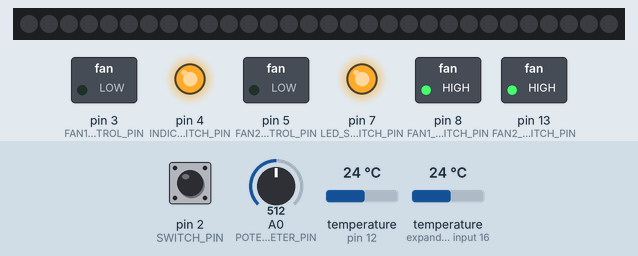
Simulated run of this sketch. Board: Arduino Uno, built with avr-gcc and run on an emulated ATmega328P. On the bench: 30 RGB LEDs in strip order, left to right, switched loads named in the sketch (green lamp = pin HIGH), output pins drawn as LEDs (lit = HIGH). The inputs (shaded band) are chosen by the test bench; at power-on: temperature (sensors on pin 12, expander input 16) 24 °C, pin 2 (SWITCH_PIN) HIGH, A0 (POTENTIOMETER_PIN) = 512. Dim RGB values are drawn brighter than linear; what the sketch prints to the serial monitor is not drawn.

Above: at 3.2 s.
3.3 s: temperature (sensor on pin 12) set to 35.1 °C
5.2 s: temperature (sensor on pin 12) set to 36.5 °C
At 7.6 s:
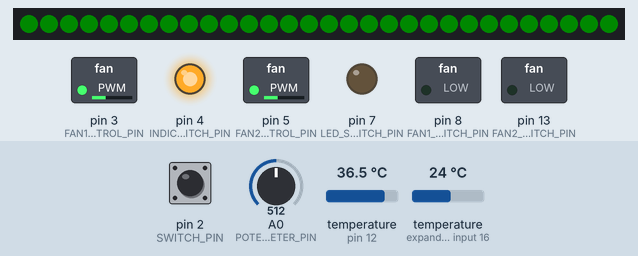
8.7 s: temperature (sensor on expander input 16) set to 20.3 °C
12.1 s: temperature (sensor on expander input 16) set to 18.8 °C
At 12.5 s:
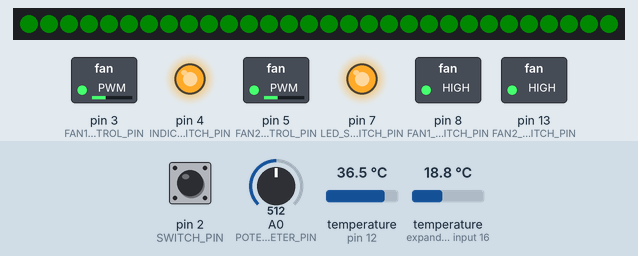
13.8 s: pin 2 (SWITCH_PIN) pulled LOW for 1.5 s
At 16.6 s:
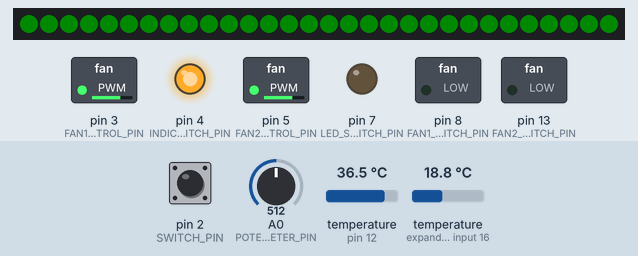
20.0 s: temperature (sensor on pin 12) set to 11.8 °C
21.7 s: temperature (sensor on pin 12) set to 10.6 °C
At 23.4 s:
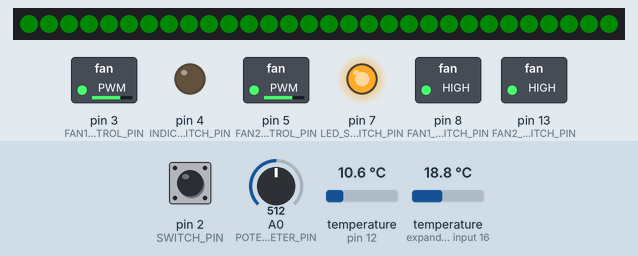
Timing chart, 0 to 27.4 s (numbered marks = the images above; inputs shaded):
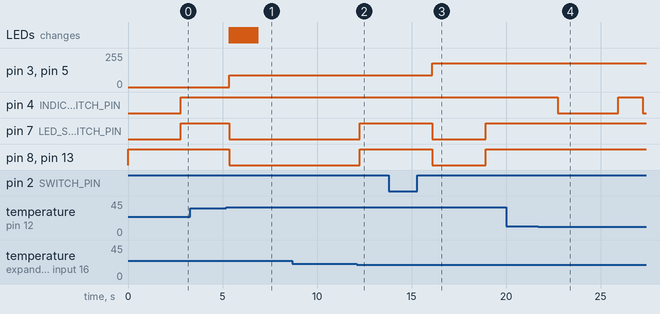

The sketch:

main.ino
```cpp
/* -- PIN map --

  PIN A0 = Potentiometer
  PIN 2  = Switch
  PIN 3  = Fan 1 PWM
  PIN 5  = Fan 2 PWM
  PIN 6  = LED PWM
  PIN 7  = LED relay
  PIN 8  = Fan 1 relay
  PIN 12 = Signal from temp sensor (DS18B20)
  PIN 13 = Fan 2 relay

*/

// Duty cycle formula for fans
// f(x) = ax^2
// 0.625 * pow (temp, 2) + 0 + 30 = duty_cycle
// E.g. temp = 30, duty_cycle = 86.25


#include <OneWire.h>
#include <math.h>
#include <FastLED.h>
#include <DallasTemperature.h>
/********************************************************************/

// Pin mapping
#define POTENTIOMETER_PIN A0
#define INDICATOR_SWITCH_PIN 4
#define SWITCH_PIN 2
#define FAN1_CONTROL_PIN 3
#define FAN2_CONTROL_PIN 5
#define LED_CONTROL_PIN 6
#define LED_SWITCH_PIN 7
#define FAN1_SWITCH_PIN 8
#define TEMPSENSOR_PIN 12
#define FAN2_SWITCH_PIN 13

#define ONE_WIRE_BUS 12

//DeviceAddress tempSensor1[8] = {0x28, 0xAA, 0xB3, 0xB0, 0x16, 0x13, 0x02, 0x83};
//DeviceAddress tempSensor2[8] = {0x28, 0xAA, 0xA5, 0x84, 0x13, 0x13, 0x02, 0x10};


// Settings ||||||||||||||||||||||||||||||||||||||||||||||||||||

#define LED_BRIGHTNESS 10 // LED brightness 0-255
#define NUM_LEDS 30

#define OUT_OF_RANGE_FLASHES 20

#define MIN_TEMP 30
#define MAX_TEMP 60

#define FAN1_SPEED_COMP 1 // Speed compensation for fan 1. 1 = no compensation (duty_cycle x 1)
#define FAN2_SPEED_COMP 1 // Speed compensation for fan 2. 1 = no compensation (duty_cycle x 1)


// End of Settings |||||||||||||||||||||||||||||||||||||||||||||

// Classes ||||||||||||||||||||||||||||||||||||||||||||||||||||||

class Fan
{
  public:
    int switch_pin;
    int signal_pin;
    int state;

    void turnOff();

    void turnOn();
};

void Fan::turnOff()
{
  // Set fan speed to 10% duty cycle.
  analogWrite (signal_pin, 25.5);
  delay (100); // Wait for 100 milliseconds.
  digitalWrite (switch_pin, HIGH);
  delay(100); // Wait for relay to turn off.
}


void Fan::turnOn()
{
  // Set fan speed to 10% duty cycle.
  analogWrite (signal_pin, 25.5);
  delay (100); // Wait for 100 milliseconds.
  digitalWrite (switch_pin, LOW);
  delay(100); // Wait for relay to turn on.
}


class LED
{
  public:

    int switch_pin;
    int signal_pin;
    int state;

    void turnOff();

    void turnOn();

    void changeColour();

};


void LED::turnOff()
{
  // Set color to black
  // ....
  delay(100); // Wait 100 milliseconds
  digitalWrite(switch_pin, HIGH); // Turn off relay.
  delay(100); // Wait for relay to turn off.
}

void LED::turnOn()
{
  // Set color to black
  // ....
  delay(100); // Wait 100 milliseconds
  digitalWrite(switch_pin, HIGH);
  delay(100); // Wait for the relay to turn on.

}

void LED::changeColour()
{

}
// End of Classes ||||||||||||||||||||||||||||||||||||||

/********************************************************************/
// Setup a oneWire instance to communicate with any OneWire devices
// (not just Maxim/Dallas temperature ICs)
OneWire oneWire(TEMPSENSOR_PIN);
/********************************************************************/
// Pass our oneWire reference to Dallas Temperature.
DallasTemperature sensors(&oneWire);
/********************************************************************/


// SETUP |||||||||||||||||||||||||||||||||||||||||||||||||||||||||||||||||||||||||||||||||||||||||||||||||||||||||||||||||||||||||||||||||

  // Initialize LED
  CRGB leds[NUM_LEDS];


void setup(void)
{

  // Initialize LEDS and set brightness
  FastLED.addLeds<WS2812B, LED_CONTROL_PIN, GRB>(leds, NUM_LEDS);
  FastLED.setBrightness(LED_BRIGHTNESS);


  // Open serial port at 9600 baud.
  Serial.begin(9600);
  // -- Define and initialize I/O pins --


  // Physical switch input pin. Activate pull-up resistor. NOTE: THIS INVERTS THE SIGNAL, Switch ON = 0, Switch OFF = 1.
  pinMode(SWITCH_PIN, INPUT);
  digitalWrite(SWITCH_PIN, HIGH);
  pinMode(SWITCH_PIN, INPUT_PULLUP);

  // Indicator switch pin
  pinMode(INDICATOR_SWITCH_PIN, OUTPUT);

  // LED switch pin
  pinMode(LED_SWITCH_PIN, OUTPUT);

  // Fan 1 relay state
  pinMode(FAN1_SWITCH_PIN, OUTPUT);
  digitalWrite(FAN1_SWITCH_PIN, HIGH); // Default state

  // Fan 2 relay state
  pinMode(FAN2_SWITCH_PIN, OUTPUT); //
  digitalWrite(FAN2_SWITCH_PIN, HIGH); // Default state


  // Initialize sensors
  sensors.begin();

  // Safety delay after sensors have initialized
  delay(2000);

  Serial.print("### Arduino Receiver Cooling and Visualization System (A.R.C.V.S) ###");
  Serial.print("\n");
}


// END OF SETUP |||||||||||||||||||||||||||||||||||||||||||||||||||||||||||||||||||||||||||||||||||||||||||||||||||||||||||||||||||


void setFanSpeed(float fanSpeed)
{
  analogWrite(FAN1_CONTROL_PIN, (fanSpeed * FAN1_SPEED_COMP));
  analogWrite(FAN2_CONTROL_PIN, (fanSpeed * FAN2_SPEED_COMP));
}


void setLEDTemperature(int temp)
{
  int modifier;
  if (temp < MIN_TEMP)
  {
    modifier = 30;
  }
  else if ( temp >= MAX_TEMP)
  {
    modifier = 60;
  }
  else
  {
    modifier = temp;
  }
  int green = 255-(modifier-30)*8.50;
  int blue = 0;
  int red = (modifier-30)*8.50;

  for (int i=0; i<NUM_LEDS; i++)
  {
    leds[i].red = red;
    leds[i].green = green;
    leds[i].blue = blue;
    FastLED.show();
    delay(50);
  }
}

float getTemperature()
{
  sensors.requestTemperatures();
  float temp1 = sensors.getTempCByIndex(0);
  float temp2 = sensors.getTempCByIndex(1);
  float temp;

  if (1 < temp1 | 1 < temp2) // Checking that the temp is an actual value and not a negative number (temp sensor error).
  {
    temp = (temp1+temp2)/2;
    return temp;
  }

  else if (1 > temp1 & 1 < temp2)
  {
    return temp2;
  }

  else if (1 < temp1 & 1 > temp2)
  {
    return temp1;
  }
  else
  {
    return (temp1+temp2)/2;
  }
}


float calculateManualDutyCycle(float temp)
{
  // Return duty cycle for fan PWM (0-255).
  if (temp > MAX_TEMP) {
    return 255;
  }
  else {
    float duty_cycle =  0.0625 * (temp * temp) + 0 + 30 + (analogRead(POTENTIOMETER_PIN)/5);
    if (duty_cycle >= 255)
    {
      return 255;
    }

    else{
      return 0.0625 * (temp * temp) + 0 + 30 + (analogRead(POTENTIOMETER_PIN)/5);
    }
  }
}

float failSafe(int temp)
{
  // Check for issues

  if (temp < 15 | temp > 62)
  {
    for (int i=0; i<OUT_OF_RANGE_FLASHES; i++)
    {
      digitalWrite(INDICATOR_SWITCH_PIN, LOW);
      delay(160),
      digitalWrite(INDICATOR_SWITCH_PIN, HIGH);
    }
  }
    else
    {
      digitalWrite(INDICATOR_SWITCH_PIN, HIGH);
    }
}

float automaticControl(float temp)
{
  float duty_cycle = calculateDutyCycle(temp);
  if (temp >= MAX_TEMP)
  {
    setLEDTemperature(MAX_TEMP);
    setFanSpeed(255);
  }
  else if  (temp < 0)
  {
    setLEDTemperature(MAX_TEMP);
    setFanSpeed(255);
   }
  else if (temp < (MIN_TEMP-2)) // If temperature lower than 3 degrees below minimum temp
  {
    digitalWrite(LED_SWITCH_PIN, HIGH);  // led1.turnOff();
    digitalWrite(FAN1_SWITCH_PIN, HIGH); // fan1.turnOff();
    digitalWrite(FAN2_SWITCH_PIN, HIGH); // fan2.turnOff();
   }
    else if (temp >= MIN_TEMP)
   {
    digitalWrite(LED_SWITCH_PIN, LOW);  // led1.turnOn();
    digitalWrite(FAN1_SWITCH_PIN, LOW); // fan1.turnOn();
    digitalWrite(FAN2_SWITCH_PIN, LOW); // fan2.turnOn();
    setFanSpeed(duty_cycle);
    setLEDTemperature(temp);
    }
}

float calculateDutyCycle(float temp)
{
  // Return duty cycle for fan PWM (0-255).
  if (temp > MAX_TEMP)
  {
    return 255;
  }
  else {
    return 0.0625 * (temp * temp) + 0 + 30;
  }
}

int isAuto = 0;

void loop(void)
{
  int isAuto = digitalRead(SWITCH_PIN);

  while (isAuto == 1)
  {
    float temp = getTemperature();
    Serial.print(temp);
    automaticControl(temp);
    failSafe(temp); // Failsafe to run for each cycle
    isAuto = digitalRead(SWITCH_PIN);

    delay(500); // Delay between each cycle
   }


  while (isAuto == 0)
  {
    float temp = getTemperature();
    Serial.print(temp);
    failSafe(temp); // Failsafe to run for each cycle
    float duty_cycle = (analogRead(POTENTIOMETER_PIN)/4);
    float fanDutyCycle = calculateManualDutyCycle(temp);
    digitalWrite(LED_SWITCH_PIN, LOW);  // led1.turnOn();
    digitalWrite(FAN1_SWITCH_PIN, LOW); // fan1.turnOn();
    digitalWrite(FAN2_SWITCH_PIN, LOW); // fan2.turnOn();
    setFanSpeed(fanDutyCycle);
    setLEDTemperature(temp);
    isAuto = digitalRead(SWITCH_PIN);

    delay(500); // Delay between each cycle
  }
}
```

Measured:
- the behaviour switches between 35.9 and 36 °C on temperature (sensor on pin 12) (found by bisection; images 0 and 1)
- the behaviour switches between 19.5 and 19.4 °C on temperature (sensor on expander input 16) (found by bisection; images 1 and 2)
- the behaviour switches between 11.3 and 11.2 °C on temperature (sensor on pin 12) (found by bisection; images 3 and 4)
- after the input at 3.3 s, every drawn part: stays the same
- after the input at 5.2 s, pin 3 (FAN1_CONTROL_PIN), pin 5 (FAN2_CONTROL_PIN): 0/255 → 87/255 after 0.15 s; pin 7 (LED_SWITCH_PIN), pin 8 (FAN1_SWITCH_PIN), pin 13 (FAN2_SWITCH_PIN): HIGH → LOW after 0.15 s; the LEDs: first change after 0.15 s (image 1 shows a later state)
- after the input at 8.7 s, every drawn part: stays the same
- after the input at 12.1 s, pin 7 (LED_SWITCH_PIN), pin 8 (FAN1_SWITCH_PIN), pin 13 (FAN2_SWITCH_PIN): LOW → HIGH after 0.16 s
- after the input at 13.8 s, pin 3 (FAN1_CONTROL_PIN), pin 5 (FAN2_CONTROL_PIN): 87/255 → 179/255 after 2.3 s; pin 7 (LED_SWITCH_PIN), pin 8 (FAN1_SWITCH_PIN), pin 13 (FAN2_SWITCH_PIN): HIGH → LOW after 2.3 s, → HIGH 2.8 s later
- after the input at 20.0 s, every drawn part: stays the same
- after the input at 21.7 s, pin 4 (INDICATOR_SWITCH_PIN): HIGH → LOW after 1.0 s, → HIGH 3.2 s later, → LOW 1.3 s later
